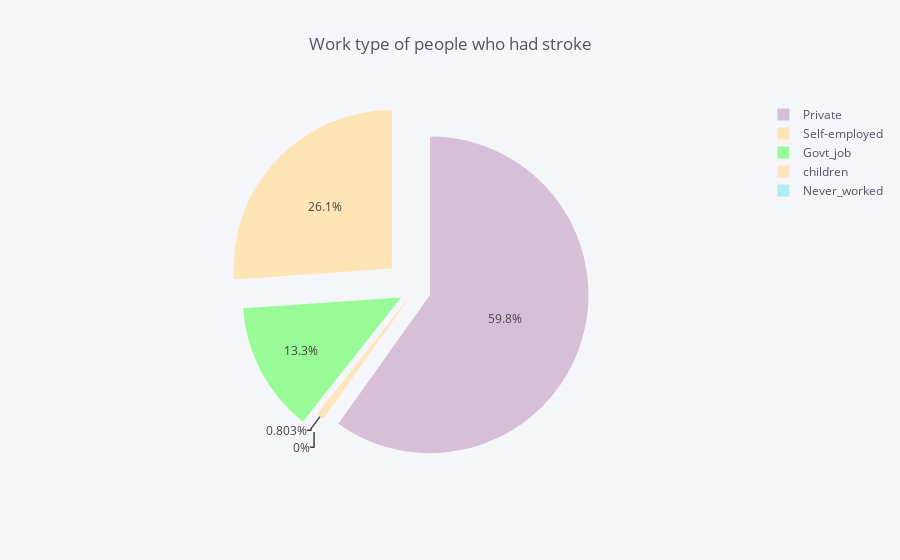

Write notebook code for a chart like this one.
### Code cell
job = dataset.groupby(dataset['work_type'])['stroke'].sum()
data_job = pd.DataFrame({'labels': job.index,
                   'values': job.values
                  })
colors2= ['palegreen','paleturquoise','thistle','moccasin']
data_job.iplot(kind='pie',labels='labels',values='values', title='Work type of people who had stroke', colors = colors2, 
            pull=[0.1, 0.1, 0.1, 0.2])

### Figure 1 — Plotly figure (JSON) as saved in the notebook; plotly's stock layout.template omitted (floating-point values rounded to 4 significant figures)
{"data": [{"labels": ["Govt_job", "Never_worked", "Private", "Self-employed", "children"], "marker": {"colors": ["rgba(152, 251, 152, 1.0)", "rgba(175, 238, 238, 1.0)", "rgba(216, 191, 216, 1.0)", "rgba(255, 228, 181, 1.0)", "rgba(255, 228, 181, 0.8999999999999999)"]}, "name": "", "pull": [0.1, 0.1, 0.1, 0.2], "type": "pie", "values": [33, 0, 149, 65, 2]}], "layout": {"legend": {"bgcolor": "#F5F6F9", "font": {"color": "#4D5663"}}, "paper_bgcolor": "#F5F6F9", "plot_bgcolor": "#F5F6F9", "title": "Work type of people who had stroke", "titlefont": {"color": "#4D5663"}}}
